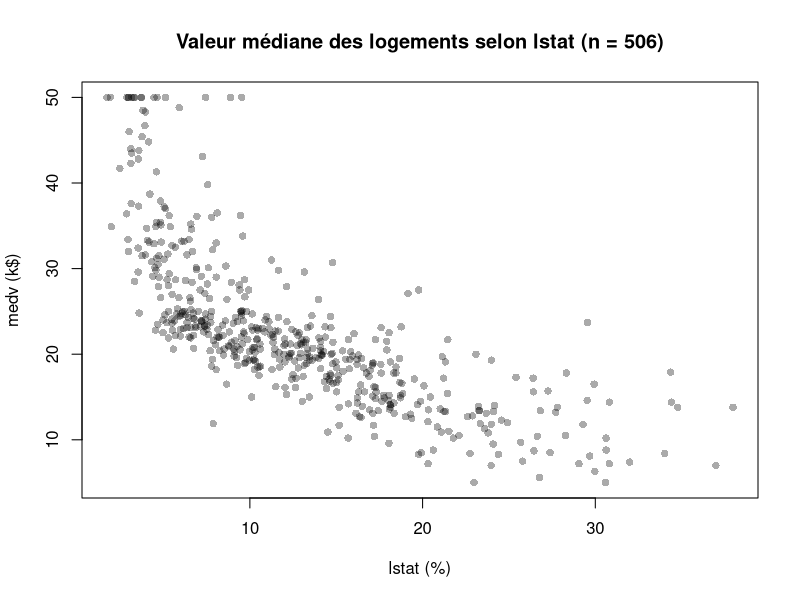
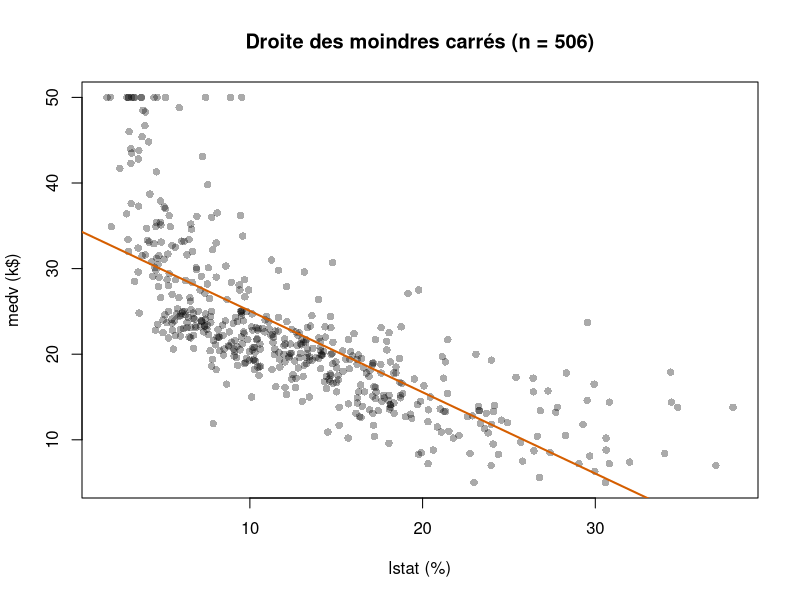
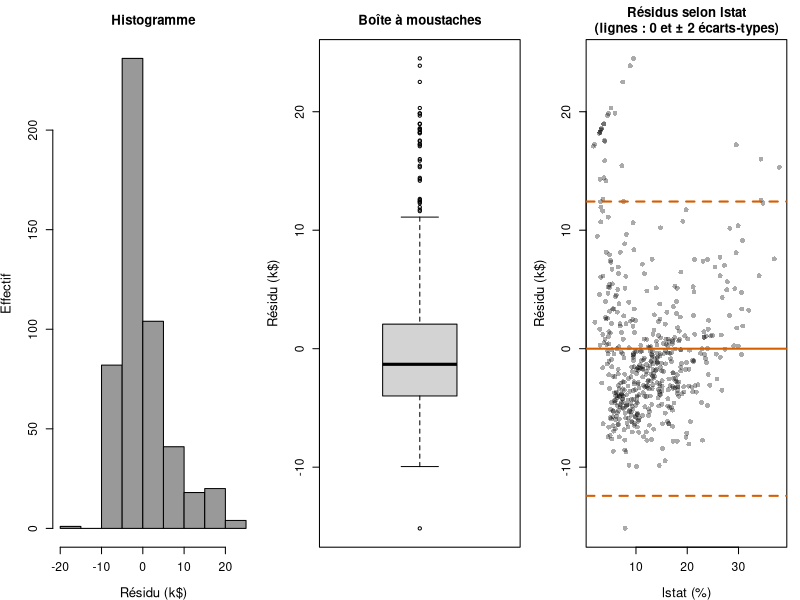
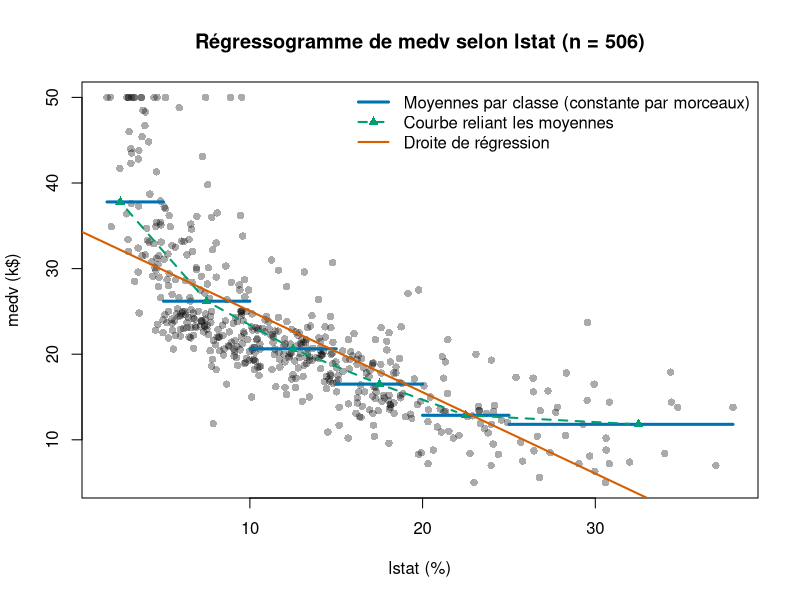
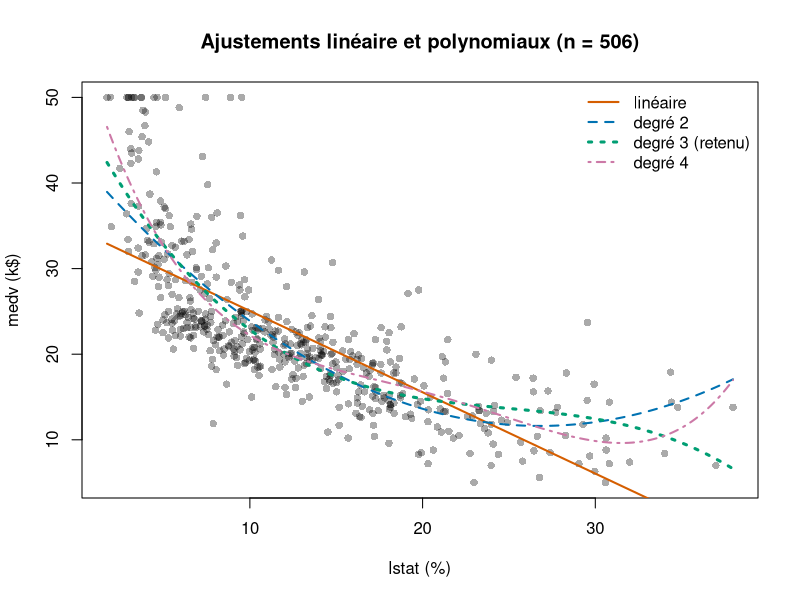

Source code (R) for these figures, in order:
# TP — Partie 2 : régression sur MASS::Boston (X = lstat, Y = medv en milliers de dollars de 1970)
# Exécution : depuis le dossier TP1/, Rscript tp_partie2.R (les figures sont écrites dans TP1/figures/)
library(MASS)
data("Boston")
x <- Boston$lstat; y <- Boston$medv
options(bitmapType = "cairo")   # accents corrects dans les PNG
if (.Platform$OS.type != "windows") invisible(Sys.setlocale("LC_ALL", "C.UTF-8"))
dir.create("figures", showWarnings = FALSE)
# Palette Okabe-Ito (distincte pour les daltoniens) ; points en gris transparent
gris <- "#00000055"; rouge <- "#D55E00"; bleu <- "#0072B2"; vert <- "#009E73"; rose <- "#CC79A7"

# Q1. Nuage de points
range(x); range(y); sum(y == 50)   # étendues ; secteurs plafonnés à medv = 50
png("figures/fig_boston_nuage.png", width = 700, height = 450)
plot(x, y, pch = 16, col = gris, xlab = "lstat (%)", ylab = "medv (k$)",
     main = "Valeur médiane des logements selon lstat (n = 506)")
dev.off()

# Q2. Droite des moindres carrés : formules du cours (b1 = Cov/Var, même rapport avec n ou n-1) puis lm()
b1 <- cov(x, y) / var(x)
b0 <- mean(y) - b1 * mean(x)
mod <- lm(medv ~ lstat, data = Boston)
c(b0 = b0, b1 = b1); coef(mod)
all.equal(unname(coef(mod)), c(b0, b1))
summary(mod)
png("figures/fig_boston_droite.png", width = 700, height = 450)
plot(x, y, pch = 16, col = gris, xlab = "lstat (%)", ylab = "medv (k$)",
     main = "Droite des moindres carrés (n = 506)")
abline(mod, col = rouge, lwd = 2)
dev.off()

# Q3-Q4. Corrélation, R², test de Pearson (H0 : rho = 0)
r <- cor(x, y); c(r = r, r2 = r^2, R2_lm = summary(mod)$r.squared,
                  R2_var = var(fitted(mod)) / var(y))   # cours : R² = Var(y ajusté) / Var(y)
cor.test(x, y)

# Q5-Q6. Valeurs ajustées et résidus
head(cbind(observe = y, ajuste = fitted(mod), residu = residuals(mod)))
c(moy_ajuste = mean(fitted(mod)), sd_ajuste = sd(fitted(mod)), sd_y = sd(y))
res <- residuals(mod)
c(sd_empirique = sd(res), sigma = sigma(mod), sigma_formule = sqrt(sum(res^2) / (length(res) - 2)))   # sigma : dénominateur n-2 = 504
range(res)
c(au_dessus = sum(res > 2 * sd(res)), en_dessous = sum(res < -2 * sd(res)))   # hors ± 2 sd
png("figures/fig_boston_residus.png", width = 1100, height = 400)
par(mfrow = c(1, 3), mar = c(4, 4, 3, 1), cex.lab = 1.2, cex.axis = 1.1)
hist(res, col = "grey60", ylab = "Effectif", xlab = "Résidu (k$)", main = "Histogramme")
boxplot(res, ylab = "Résidu (k$)", main = "Boîte à moustaches")
plot(x, res, pch = 16, col = gris, xlab = "lstat (%)", ylab = "Résidu (k$)",
     main = "Résidus selon lstat\n(lignes : 0 et ± 2 écarts-types)")
abline(h = c(-2, 0, 2) * sd(res), lty = c(2, 1, 2), col = rouge, lwd = 2)
dev.off()

# Q7. Prévision pour lstat = 12 %
predict(mod, data.frame(lstat = 12))
2 * sigma(mod)   # ordre de grandeur de l'écart d'un secteur à la prévision (environ ± 2 sigma)

# Q8. Régressogramme (6 classes : <= 5, ]5;10], ]10;15], ]15;20], ]20;25], > 25)
# Bornes 0 (un pourcentage est >= 0) et 40 (valeur ronde > max observé 37,97) : mêmes classes que le sujet
cl <- cut(x, breaks = c(0, 5, 10, 15, 20, 25, 40))
stopifnot(!anyNA(cl))   # tous les lstat sont dans ]0 ; 40] : mêmes classes que le sujet
moy <- tapply(y, cl, mean); moy
tapply(res, cl, mean)   # résidu moyen de la droite par classe
bornes <- c(min(x), 5, 10, 15, 20, 25, max(x))   # bornes réelles pour tracer
centres <- c(2.5, 7.5, 12.5, 17.5, 22.5, 32.5)   # milieux de [0 ; 5], ..., [25 ; 40]
png("figures/fig_boston_regressogramme.png", width = 700, height = 450)
plot(x, y, pch = 16, col = gris, xlab = "lstat (%)", ylab = "medv (k$)",
     main = "Régressogramme de medv selon lstat (n = 506)")
segments(bornes[-7], moy, bornes[-1], moy, col = bleu, lwd = 3)
lines(centres, moy, col = vert, lwd = 2, lty = 2, type = "b", pch = 17)
abline(mod, col = rouge, lwd = 2)
legend("topright", c("Moyennes par classe (constante par morceaux)", "Courbe reliant les moyennes", "Droite de régression"),
       col = c(bleu, vert, rouge), lwd = c(3, 2, 2), lty = c(1, 2, 1), pch = c(NA, 17, NA), bty = "n")
dev.off()
table(cl)

# Q9-Q10. Polynômes de degré 2, 3, 4 et AIC
mods <- list(lin = mod,
             d2 = lm(medv ~ poly(lstat, 2, raw = TRUE), Boston),
             d3 = lm(medv ~ poly(lstat, 3, raw = TRUE), Boston),
             d4 = lm(medv ~ poly(lstat, 4, raw = TRUE), Boston))
# R² (summary) et AIC (Q10)
sapply(mods, function(m) summary(m)$r.squared)
sapply(mods, AIC); -diff(sapply(mods, AIC))   # écarts d'AIC d'un degré au suivant
# lstat où la courbe ajustée se met à remonter : grille de pas 0,01 (comme le code du prof),
# premier point où la courbe augmente ; NA si elle reste décroissante sur la plage observée
xg <- data.frame(lstat = seq(min(x), max(x), by = 0.01))
remontee <- function(k) { f <- predict(k, xg); i <- which(diff(f) > 0); if (length(i)) xg$lstat[i[1]] else NA }
hausse <- sapply(mods[2:4], remontee)
stopifnot(is.na(hausse["d3"]))   # seul le degré 3 reste décroissant
hausse; sum(x > hausse["d4"])   # secteurs au-delà de la remontée du degré 4
xs <- data.frame(lstat = seq(min(x), max(x), length.out = 200))
cols <- c(rouge, bleu, vert, rose)
png("figures/fig_boston_poly.png", width = 700, height = 450)
plot(x, y, pch = 16, col = gris, xlab = "lstat (%)", ylab = "medv (k$)",
     main = "Ajustements linéaire et polynomiaux (n = 506)")
lw <- c(2, 2, 3, 2)   # degré 3 (retenu) plus épais
for (i in 1:4) lines(xs$lstat, predict(mods[[i]], xs), col = cols[i], lwd = lw[i], lty = i)
legend("topright", c("linéaire", "degré 2", "degré 3 (retenu)", "degré 4"), col = cols, lwd = lw, lty = 1:4, bty = "n")
dev.off()
